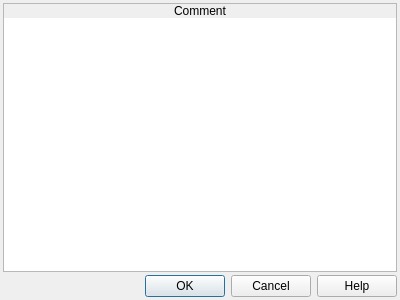
<?xml version="1.0" encoding="UTF-8"?>
<ui version="4.0">
 <class>ConfigureEvent_InsertComment</class>
 <widget class="QDialog" name="ConfigureEvent_InsertComment">
  <property name="geometry">
   <rect>
    <x>0</x>
    <y>0</y>
    <width>400</width>
    <height>300</height>
   </rect>
  </property>
  <property name="windowTitle">
   <string>Insert Comment</string>
  </property>
  <property name="windowIcon">
   <iconset resource="gui_icons.qrc">
    <normaloff>:/icons/openrpgmaker.png</normaloff>:/icons/openrpgmaker.png</iconset>
  </property>
  <property name="styleSheet">
   <string notr="true">.QFrame
{
	border-width: 1px;
	border-style: solid;
	border-color: palette(window-text);
}

.QFrame&gt;QLabel
{
	border-width: 0px;
	background-color: palette(window-text);
	color: palette(window);
	font-weight: bold;
}

.QFrame&gt;QCheckBox
{
	background-color: palette(window-text);
	border-width: 0px;
	border-style: none;
	color: palette(window);
	spacing: 3px;
	font-weight: bold;
	padding: 0px 0px 0px 3px;
}

.QFrame&gt;QCheckBox::indicator
{
	min-width: 8px;
	max-width: 8px;
	min-height: 8px;
	max-height: 8px;
	width: 8px;
	height: 8px;
	border-width: 2px;
	border-radius: 0px;
	border-style: ridge;
	border-color: palette(mid);
}

.QFrame&gt;QCheckBox::indicator:unchecked
{
	background-color: palette(base);
}

.QFrame&gt;QCheckBox::indicator:checked
{
	background-color: palette(window-text);
}

.QFrame&gt;QCheckBox::indicator:hover
{
	border-color: palette(highlight);
}</string>
  </property>
  <layout class="QVBoxLayout" name="verticalLayout_2">
   <property name="spacing">
    <number>3</number>
   </property>
   <property name="margin">
    <number>3</number>
   </property>
   <item>
    <widget class="QFrame" name="frame">
     <property name="frameShape">
      <enum>QFrame::StyledPanel</enum>
     </property>
     <property name="frameShadow">
      <enum>QFrame::Raised</enum>
     </property>
     <layout class="QVBoxLayout" name="verticalLayout">
      <property name="spacing">
       <number>0</number>
      </property>
      <property name="margin">
       <number>0</number>
      </property>
      <item>
       <widget class="QLabel" name="label">
        <property name="sizePolicy">
         <sizepolicy hsizetype="Preferred" vsizetype="Fixed">
          <horstretch>0</horstretch>
          <verstretch>0</verstretch>
         </sizepolicy>
        </property>
        <property name="text">
         <string>Comment</string>
        </property>
        <property name="alignment">
         <set>Qt::AlignCenter</set>
        </property>
       </widget>
      </item>
      <item>
       <widget class="QWidget" name="widget" native="true">
        <layout class="QHBoxLayout" name="horizontalLayout">
         <property name="spacing">
          <number>0</number>
         </property>
         <property name="margin">
          <number>0</number>
         </property>
         <item>
          <widget class="QTextEdit" name="teComment">
           <property name="font">
            <font>
             <family>Monospace</family>
            </font>
           </property>
           <property name="frameShape">
            <enum>QFrame::NoFrame</enum>
           </property>
           <property name="lineWrapMode">
            <enum>QTextEdit::NoWrap</enum>
           </property>
           <property name="acceptRichText">
            <bool>false</bool>
           </property>
          </widget>
         </item>
        </layout>
       </widget>
      </item>
     </layout>
    </widget>
   </item>
   <item>
    <widget class="QDialogButtonBox" name="buttonBox">
     <property name="orientation">
      <enum>Qt::Horizontal</enum>
     </property>
     <property name="standardButtons">
      <set>QDialogButtonBox::Cancel|QDialogButtonBox::Help|QDialogButtonBox::Ok</set>
     </property>
    </widget>
   </item>
  </layout>
 </widget>
 <resources>
  <include location="gui_icons.qrc"/>
 </resources>
 <connections>
  <connection>
   <sender>buttonBox</sender>
   <signal>accepted()</signal>
   <receiver>ConfigureEvent_InsertComment</receiver>
   <slot>accept()</slot>
   <hints>
    <hint type="sourcelabel">
     <x>248</x>
     <y>254</y>
    </hint>
    <hint type="destinationlabel">
     <x>157</x>
     <y>274</y>
    </hint>
   </hints>
  </connection>
  <connection>
   <sender>buttonBox</sender>
   <signal>rejected()</signal>
   <receiver>ConfigureEvent_InsertComment</receiver>
   <slot>reject()</slot>
   <hints>
    <hint type="sourcelabel">
     <x>316</x>
     <y>260</y>
    </hint>
    <hint type="destinationlabel">
     <x>286</x>
     <y>274</y>
    </hint>
   </hints>
  </connection>
 </connections>
</ui>
